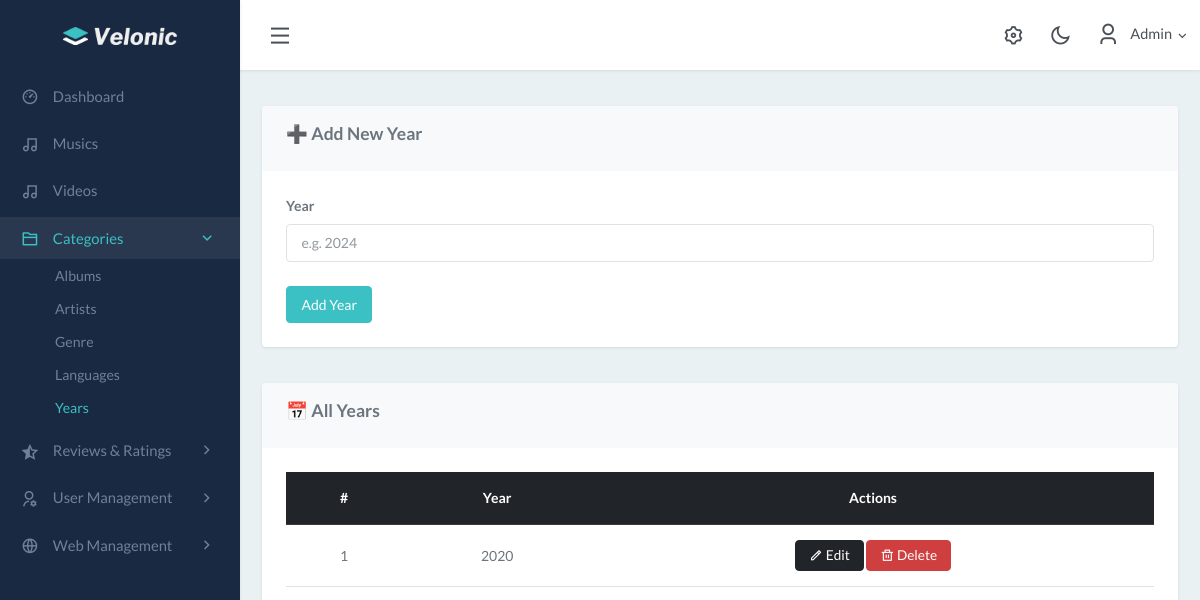
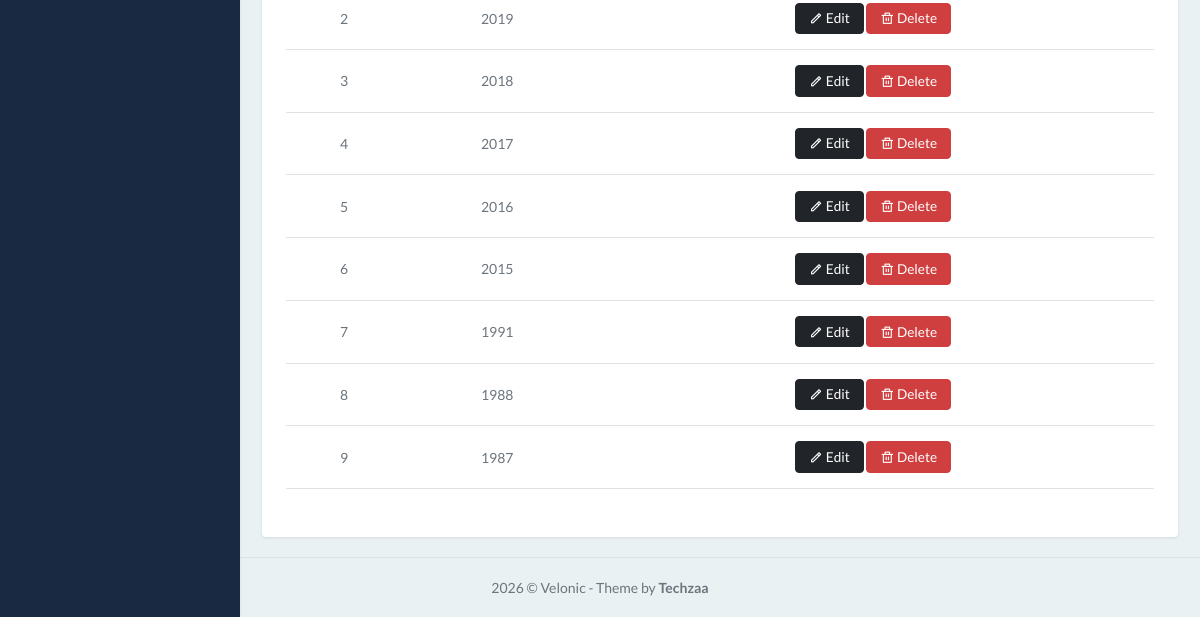
/admin/years.php (signed in), run on an earlier commit of the app's database (2 pictures, top to bottom).
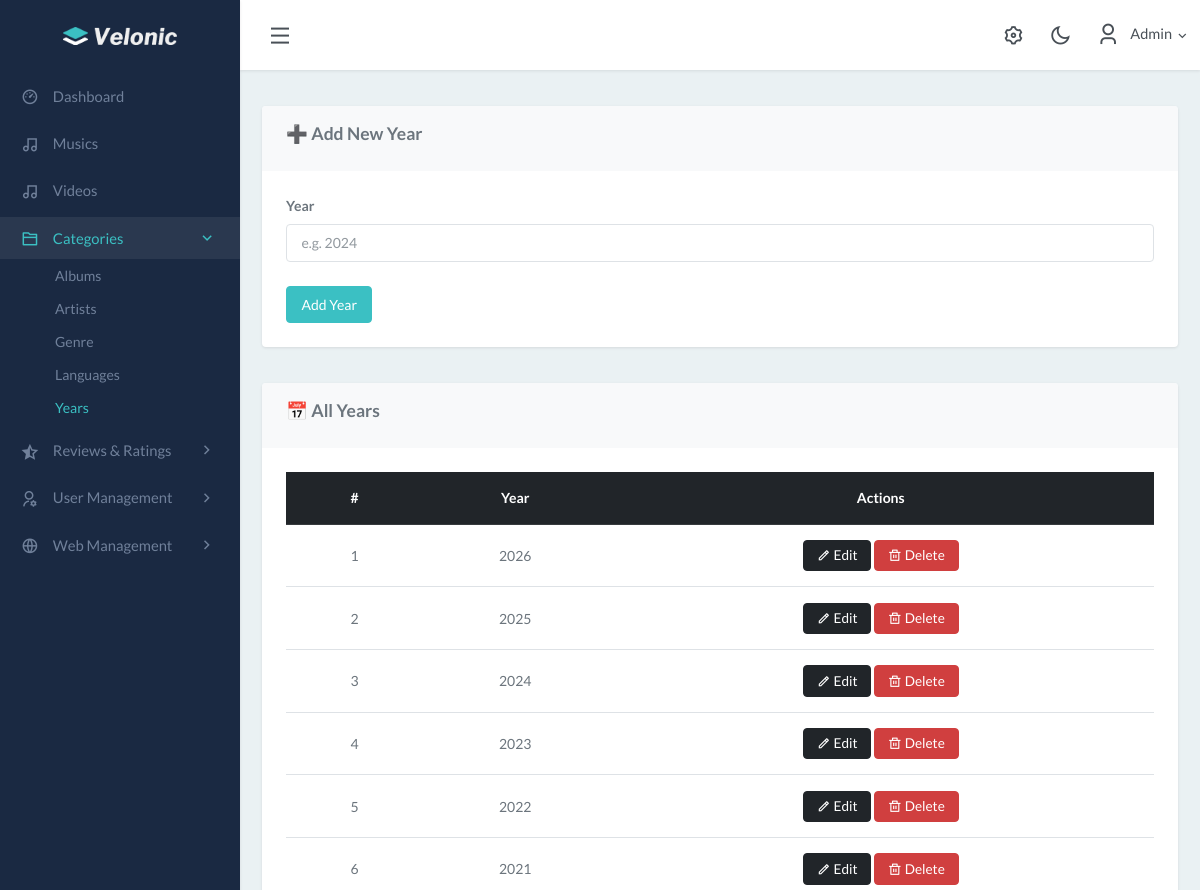
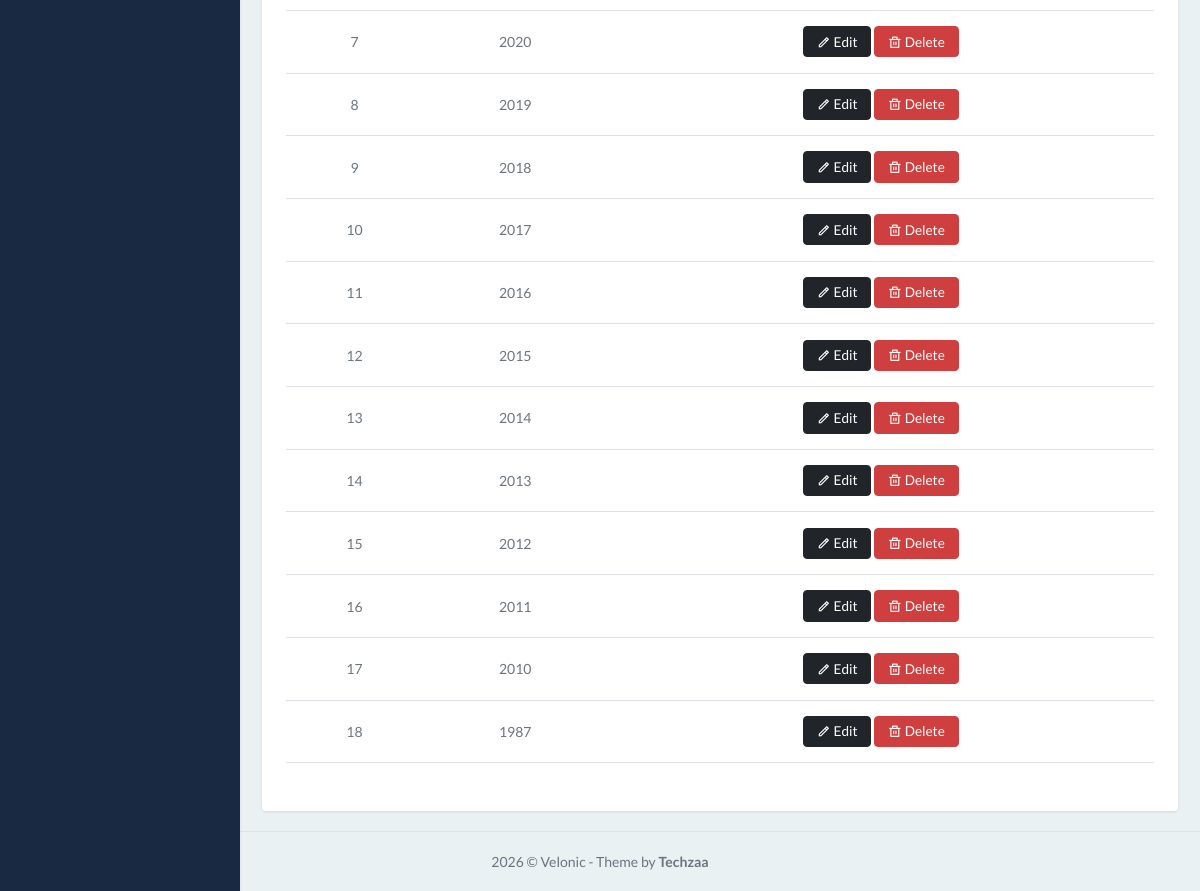
And on a later commit of the database (2 pictures, top to bottom).
### tables this page shows
CREATE TABLE `years` (
  `id` int(11) NOT NULL,
  `release_year` year(4) NOT NULL
);

### admin/years.php (the view, shortened to what this page needs)
<?php
include "../config/db_connection.php";
$year_to_edit = null;
$years = mysqli_query($con, "SELECT * FROM years ORDER BY `release_year` DESC");
?>
<?php include "./base/header.php"; ?>
<div class="content-page">
    <div class="content">
        <div class="container-fluid mt-4">
            <div class="card mb-4">
                <div class="card-header">
                    <h4><?= $year_to_edit ? '✏️ Edit Year' : '➕ Add New Year' ?></h4>
                </div>
                <div class="card-body">
                    <form method="POST">
                        <div class="mb-3">
                            <label class="form-label">Year</label>
                            <input type="number" name="year" class="form-control" placeholder="e.g. 2024"
                                value="<?= $year_to_edit ? htmlspecialchars($year_to_edit['release_year']) : '' ?>"
                                required>
                        </div>
                        <button type="submit" name="save_year" class="btn btn-primary">
                            <?= $year_to_edit ? 'Update Year' : 'Add Year' ?>
                        </button>
                    </form>
                </div>
            </div>
            <div class="card">
                <div class="card-header">
                    <h4>📅 All Years</h4>
                </div>
                <div class="card-body table-responsive">
                    <table class="table table-hover justify-content-center align-middle text-center">
                        <thead class="table-dark">
                            <tr>
                                <th>#</th>
                                <th>Year</th>
                                <th>Actions</th>
                            </tr>
                        </thead>
                        <tbody>
                            <?php $i = 1;
                            while ($row = mysqli_fetch_assoc($years)): ?>
                                <tr>
                                    <td><?= $i++ ?></td>
                                    <td><?= htmlspecialchars($row['release_year']) ?></td>
                                    <td>
                                        <a href="?edit=<?= $row['id'] ?>" class="btn btn-sm btn-dark">
                                            <i class="ri-pencil-line"></i> Edit
                                        </a>
                                        <a href="?delete=<?= $row['id'] ?>"
                                            class="btn btn-sm btn-danger delete-btn"
                                            onclick="return confirm('Are you sure you want to delete this year.');">
                                            <i class="ri-delete-bin-line"></i> Delete
                                        </a>
                                    </td>
                                </tr>
                            <?php endwhile; ?>
                        </tbody>
                    </table>
                </div>
            </div>
        </div>
    </div>
</div>
<?php include "./base/footer.php"; ?>

What changed in the data, as far as the page shows it:
removed years: release_year "1991"
removed years: release_year "1988"
added years: release_year "2026"
added years: release_year "2025"
added years: release_year "2024"
added years: release_year "2023"
added years: release_year "2022"
added years: release_year "2021"
added years: release_year "2014"
added years: release_year "2013"
added years: release_year "2012"
added years: release_year "2011"
added years: release_year "2010"
